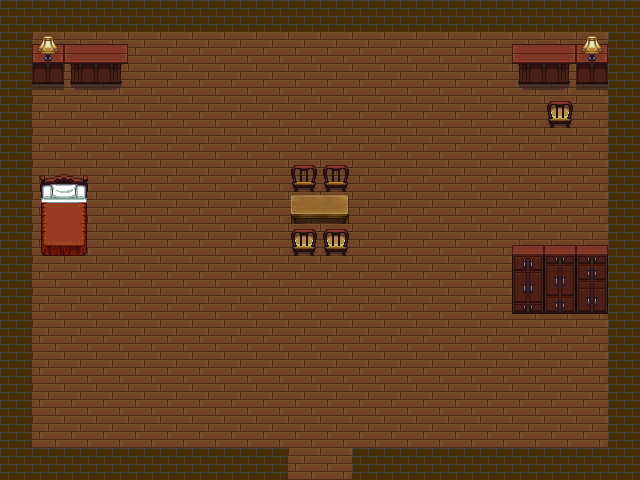

A 2D game scene composited from a Tiled map and its tileset images. What follows is a short description and the map's XML, with each tile layer's data collapsed to a summary:
An orthogonal 20x15 tile map with 32x32 px tiles, 3 tile layers (foreground, background, lamp), 3 tilesets.

<map version="1.0" orientation="orthogonal" width="20" height="15" tilewidth="32" tileheight="32">
 <tileset firstgid="1" name="house_inside" tilewidth="32" tileheight="32">
  <image source="tilesets/house_inside.png" width="512" height="448" />
  <tile id="8">
   <properties>
    <property name="blocked" value="" />
   </properties>
  </tile>
  <tile id="9">
   <properties>
    <property name="blocked" value="" />
   </properties>
  </tile>
  <tile id="10">
   <properties>
    <property name="blocked" value="" />
   </properties>
  </tile>
  <tile id="11">
   <properties>
    <property name="blocked" value="" />
   </properties>
  </tile>
  <tile id="24">
   <properties>
    <property name="blocked" value="" />
   </properties>
  </tile>
  <tile id="25">
   <properties>
    <property name="blocked" value="" />
   </properties>
  </tile>
  <tile id="26">
   <properties>
    <property name="blocked" value="" />
   </properties>
  </tile>
  <tile id="27">
   <properties>
    <property name="blocked" value="" />
   </properties>
  </tile>
  <tile id="40">
   <properties>
    <property name="blocked" value="" />
   </properties>
  </tile>
  <tile id="41">
   <properties>
    <property name="blocked" value="" />
   </properties>
  </tile>
  <tile id="42">
   <properties>
    <property name="blocked" value="" />
   </properties>
  </tile>
  <tile id="43">
   <properties>
    <property name="blocked" value="" />
   </properties>
  </tile>
  <tile id="82">
   <properties>
    <property name="blocked" value="" />
   </properties>
  </tile>
  <tile id="83">
   <properties>
    <property name="blocked" value="" />
   </properties>
  </tile>
  <tile id="87">
   <properties>
    <property name="blocked" value="" />
   </properties>
  </tile>
  <tile id="88">
   <properties>
    <property name="blocked" value="" />
   </properties>
  </tile>
  <tile id="98">
   <properties>
    <property name="blocked" value="" />
   </properties>
  </tile>
  <tile id="99">
   <properties>
    <property name="blocked" value="" />
   </properties>
  </tile>
  <tile id="114">
   <properties>
    <property name="blocked" value="" />
   </properties>
  </tile>
  <tile id="115">
   <properties>
    <property name="blocked" value="" />
   </properties>
  </tile>
 </tileset>
 <tileset firstgid="225" name="Bricks" tilewidth="32" tileheight="32">
  <image source="tilesets/Bricks.png" width="64" height="64" />
  <tile id="3">
   <properties>
    <property name="blocked" value="" />
   </properties>
  </tile>
 </tileset>
 <tileset firstgid="229" name="Small Tables Sprites" tilewidth="32" tileheight="32">
  <image source="tilesets/Small Tables Sprites.png" width="291" height="256" />
 </tileset>
 <layer name="foreground" width="20" height="15">
  <data>[300 cells, 300 non-empty, 1 distinct tile ids]</data>
 </layer>
 <layer name="background" width="20" height="15">
  <data>[300 cells, 98 non-empty, 26 distinct tile ids]</data>
 </layer>
 <layer name="lamp" width="20" height="15">
  <data>[300 cells, 2 non-empty, 1 distinct tile ids]</data>
 </layer>
</map>
